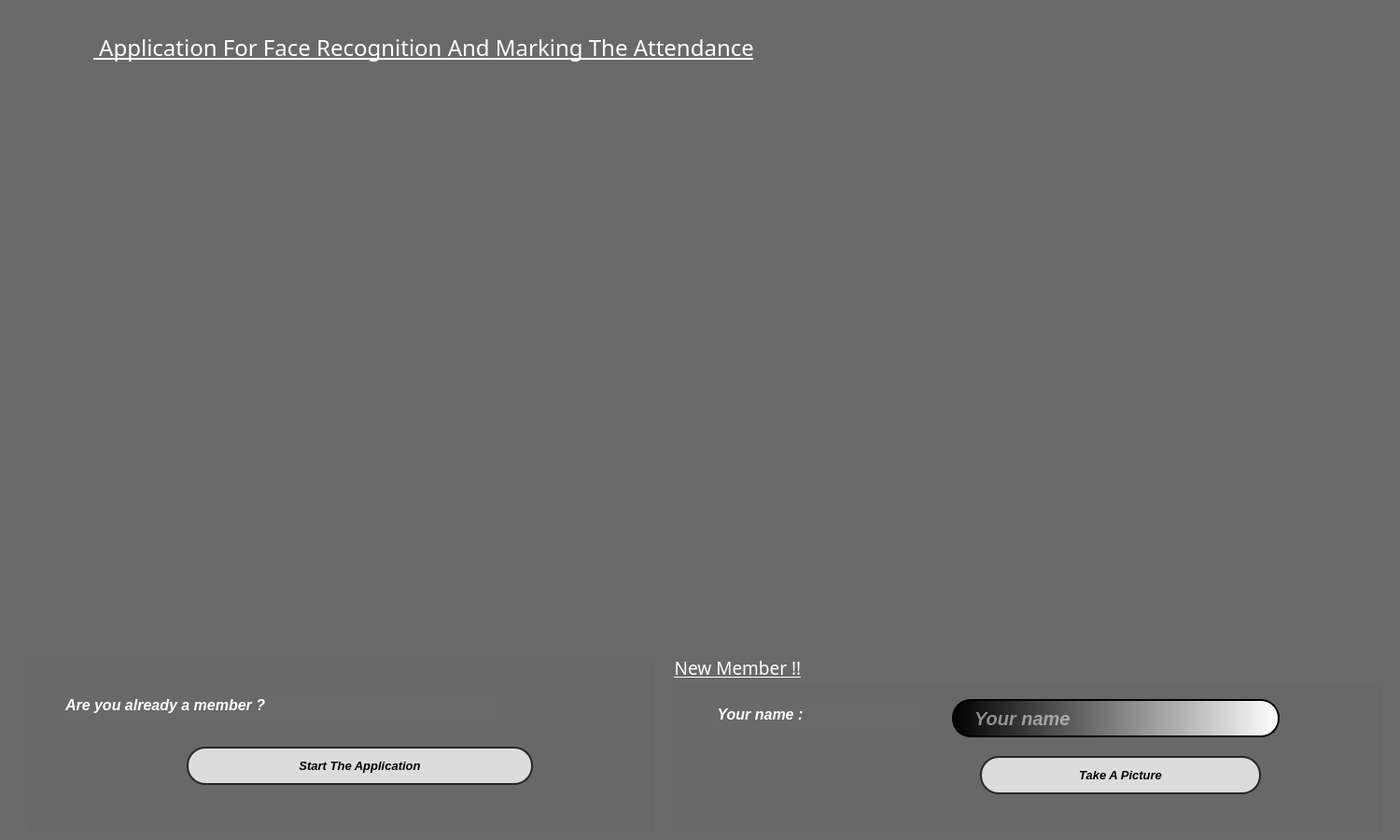
<?xml version="1.0" encoding="UTF-8"?>
<ui version="4.0">
 <class>Dialog</class>
 <widget class="QDialog" name="Dialog">
  <property name="geometry">
   <rect>
    <x>0</x>
    <y>0</y>
    <width>1500</width>
    <height>900</height>
   </rect>
  </property>
  <property name="minimumSize">
   <size>
    <width>400</width>
    <height>300</height>
   </size>
  </property>
  <property name="maximumSize">
   <size>
    <width>1500</width>
    <height>1100</height>
   </size>
  </property>
  <property name="windowTitle">
   <string>Face Recognition Time Attendance App</string>
  </property>
  <property name="windowIcon">
   <iconset>
    <normaloff>:/icon/icon.png</normaloff>:/icon/icon.png</iconset>
  </property>
  <property name="styleSheet">
   <string notr="true">background-color: rgb(105, 105, 105);
color: rgb(255, 255, 255)</string>
  </property>
  <widget class="QLabel" name="logolabel">
   <property name="geometry">
    <rect>
     <x>0</x>
     <y>90</y>
     <width>1501</width>
     <height>571</height>
    </rect>
   </property>
   <property name="text">
    <string/>
   </property>
   <property name="pixmap">
    <pixmap>logo.jpg</pixmap>
   </property>
   <property name="scaledContents">
    <bool>true</bool>
   </property>
  </widget>
  <widget class="QWidget" name="verticalLayoutWidget">
   <property name="geometry">
    <rect>
     <x>720</x>
     <y>700</y>
     <width>761</width>
     <height>191</height>
    </rect>
   </property>
   <property name="font">
    <font>
     <pointsize>10</pointsize>
     <weight>75</weight>
     <bold>true</bold>
    </font>
   </property>
   <layout class="QVBoxLayout" name="verticalLayout">
    <item>
     <widget class="QGroupBox" name="groupBox">
      <property name="font">
       <font>
        <family>MV Boli</family>
        <pointsize>14</pointsize>
        <weight>50</weight>
        <bold>false</bold>
        <underline>true</underline>
       </font>
      </property>
      <property name="title">
       <string>New Member !!</string>
      </property>
      <widget class="QPushButton" name="picButton">
       <property name="geometry">
        <rect>
         <x>330</x>
         <y>110</y>
         <width>301</width>
         <height>41</height>
        </rect>
       </property>
       <property name="font">
        <font>
         <family>Arial</family>
         <pointsize>10</pointsize>
         <weight>75</weight>
         <italic>true</italic>
         <bold>true</bold>
         <underline>false</underline>
        </font>
       </property>
       <property name="styleSheet">
        <string notr="true">border: 2px solid rgb(37, 39, 48);
border-radius: 20px;
color: #000;
padding-left: 20px;
padding-right: 20px;
background-color: rgb(220, 220, 220);</string>
       </property>
       <property name="text">
        <string>Take A Picture</string>
       </property>
      </widget>
      <widget class="QLineEdit" name="nameTextBox">
       <property name="geometry">
        <rect>
         <x>300</x>
         <y>49</y>
         <width>351</width>
         <height>41</height>
        </rect>
       </property>
       <property name="font">
        <font>
         <pointsize>-1</pointsize>
         <weight>75</weight>
         <italic>true</italic>
         <bold>true</bold>
        </font>
       </property>
       <property name="styleSheet">
        <string notr="true">background-color: qlineargradient(spread:pad, x1:0, y1:0, x2:1, y2:0, stop:0 rgba(0, 0, 0, 255), stop:1 rgba(255, 255, 255, 255));
color: rgb(255, 255, 255);
border-color: qlineargradient(spread:pad, x1:0, y1:0, x2:0, y2:1, stop:0 rgba(0, 0, 0, 255), stop:0.33 rgba(0, 0, 0, 255), stop:0.34 rgba(255, 30, 30, 255), stop:0.66 rgba(255, 0, 0, 255), stop:0.67 rgba(255, 255, 0, 255), stop:1 rgba(255, 255, 0, 255));
border-color: rgb(0, 0, 0);
font-size: 20px;
border: 2px solid;
border-radius: 20px;
padding-left: 20px;
padding-right: 20px;</string>
       </property>
       <property name="inputMask">
        <string/>
       </property>
       <property name="placeholderText">
        <string>Your name</string>
       </property>
      </widget>
      <widget class="QLabel" name="label">
       <property name="geometry">
        <rect>
         <x>40</x>
         <y>50</y>
         <width>231</width>
         <height>31</height>
        </rect>
       </property>
       <property name="font">
        <font>
         <family>MS Shell Dlg 2</family>
         <pointsize>12</pointsize>
         <weight>75</weight>
         <italic>true</italic>
         <bold>true</bold>
         <underline>false</underline>
        </font>
       </property>
       <property name="text">
        <string>  Your name :</string>
       </property>
      </widget>
     </widget>
    </item>
   </layout>
  </widget>
  <widget class="QWidget" name="verticalLayoutWidget_2">
   <property name="geometry">
    <rect>
     <x>30</x>
     <y>700</y>
     <width>671</width>
     <height>191</height>
    </rect>
   </property>
   <property name="font">
    <font>
     <pointsize>10</pointsize>
     <weight>75</weight>
     <bold>true</bold>
    </font>
   </property>
   <layout class="QVBoxLayout" name="verticalLayout_2">
    <item>
     <widget class="QGroupBox" name="groupBox_2">
      <property name="font">
       <font>
        <pointsize>10</pointsize>
        <weight>75</weight>
        <bold>true</bold>
       </font>
      </property>
      <property name="title">
       <string/>
      </property>
      <widget class="QLabel" name="label_2">
       <property name="geometry">
        <rect>
         <x>40</x>
         <y>40</y>
         <width>461</width>
         <height>31</height>
        </rect>
       </property>
       <property name="font">
        <font>
         <family>MS Shell Dlg 2</family>
         <pointsize>12</pointsize>
         <weight>75</weight>
         <italic>true</italic>
         <bold>true</bold>
        </font>
       </property>
       <property name="text">
        <string>Are you already a member ? </string>
       </property>
      </widget>
      <widget class="QPushButton" name="runButton">
       <property name="geometry">
        <rect>
         <x>170</x>
         <y>100</y>
         <width>371</width>
         <height>41</height>
        </rect>
       </property>
       <property name="font">
        <font>
         <family>Arial</family>
         <pointsize>10</pointsize>
         <weight>75</weight>
         <italic>true</italic>
         <bold>true</bold>
         <underline>false</underline>
         <kerning>true</kerning>
        </font>
       </property>
       <property name="styleSheet">
        <string notr="true">border: 2px solid rgb(37, 39, 48);
border-radius: 20px;
color: #000;
padding-left: 20px;
padding-right: 20px;
background-color: rgb(220, 220, 220);
</string>
       </property>
       <property name="text">
        <string>Start The Application</string>
       </property>
      </widget>
     </widget>
    </item>
   </layout>
  </widget>
  <widget class="QLabel" name="label_3">
   <property name="geometry">
    <rect>
     <x>100</x>
     <y>20</y>
     <width>1241</width>
     <height>61</height>
    </rect>
   </property>
   <property name="font">
    <font>
     <family>Segoe Script</family>
     <pointsize>18</pointsize>
     <weight>50</weight>
     <bold>false</bold>
     <underline>true</underline>
    </font>
   </property>
   <property name="text">
    <string> Application For Face Recognition And Marking The Attendance</string>
   </property>
   <property name="textFormat">
    <enum>Qt::AutoText</enum>
   </property>
   <property name="scaledContents">
    <bool>true</bool>
   </property>
  </widget>
 </widget>
 <resources>
  <include location="resource.qrc"/>
 </resources>
 <connections/>
</ui>
